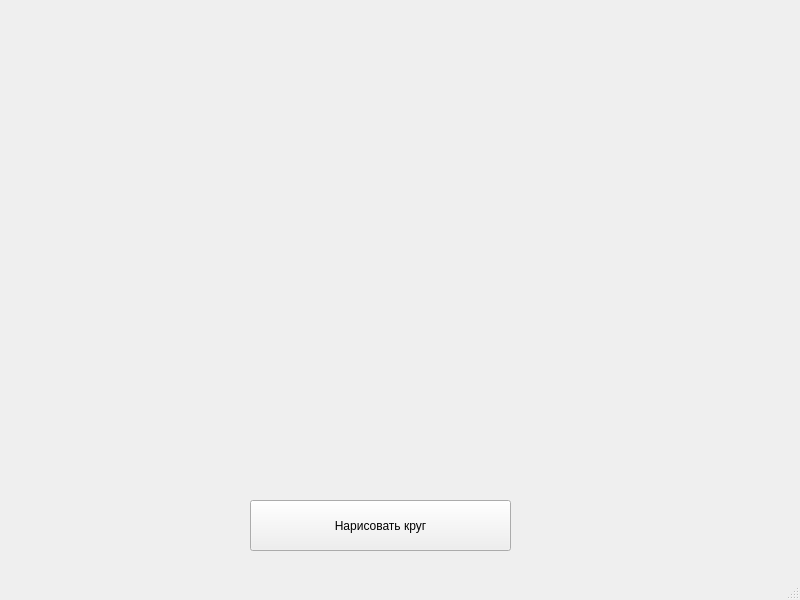
<?xml version="1.0" encoding="UTF-8"?>
<ui version="4.0">
 <class>MainWindow</class>
 <widget class="QMainWindow" name="MainWindow">
  <property name="geometry">
   <rect>
    <x>0</x>
    <y>0</y>
    <width>800</width>
    <height>600</height>
   </rect>
  </property>
  <property name="windowTitle">
   <string>MainWindow</string>
  </property>
  <widget class="QWidget" name="centralwidget">
   <widget class="QPushButton" name="btn">
    <property name="geometry">
     <rect>
      <x>250</x>
      <y>500</y>
      <width>261</width>
      <height>51</height>
     </rect>
    </property>
    <property name="text">
     <string>Нарисовать круг</string>
    </property>
   </widget>
  </widget>
  <widget class="QStatusBar" name="statusbar"/>
 </widget>
 <resources/>
 <connections/>
</ui>
